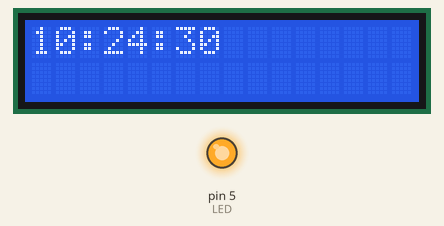
Simulated run of this sketch. Board: Arduino Uno, built with avr-gcc and run on an emulated ATmega328P. On the bench: 16×2 character LCD, output pins drawn as LEDs (lit = HIGH). The local clock reads 2024-03-15 10:24:30 at power-on unless the sketch sets it; what the sketch prints to the serial monitor is not drawn.

Above: at 0.1 s.
At 9.2 s:
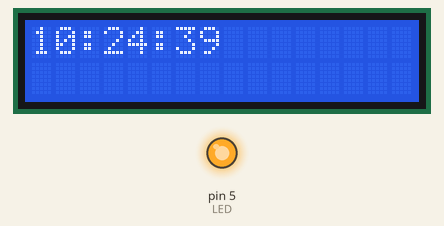
At 19.4 s:
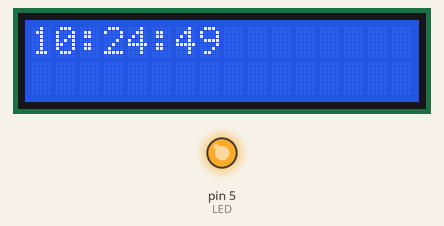
At 38.6 s:
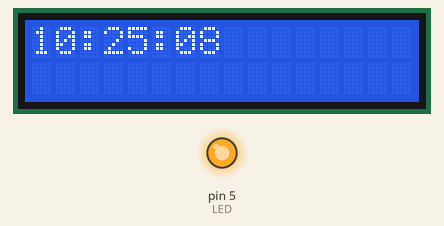
Timing chart, 0 to 40.0 s (numbered marks = the images above):
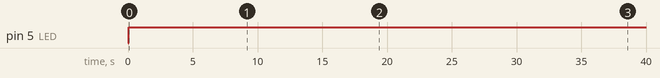

The sketch:

LED_Timer.ino
```cpp
#include "lib.h"
void setup() {
  // put your setup code here, to run once:
  Serial.begin(57600);
  pinMode(LED, OUTPUT);
  lcd.init();
  lcd.backlight();

  if (! rtc.begin()) {
    Serial.println("Couldn't find RTC");
    Serial.flush();
    while (1);
  }
}

void loop() {
  // put your main code here, to run repeatedly:
  DateTime now = rtc.now();

  jam = now.hour();
  menit = now.minute();
  detik = now.second();

  Serial.print("JAM =");
  Serial.println(jam);
  Serial.print("MENIT =");
  Serial.println(menit);
  Serial.print("DETIK =");
  Serial.println(detik);

  hidup_mati();

  if (jam < 10) {
    lcd.setCursor(0, 0);
    lcd.print("0");
    lcd.print(jam);
  }
  else if (jam > 9) {
    lcd.setCursor(0, 0);
    lcd.print("");
    lcd.print(jam);
  }
  if (menit < 10) {
    lcd.setCursor(2, 0);
    lcd.print(":0");
    lcd.print(menit);
  }
  else if (menit > 9) {
    lcd.setCursor(2, 0);
    lcd.print(":");
    lcd.print(menit);
  }
  if (detik < 10) {
    lcd.setCursor(5, 0);
    lcd.print(":0");
    lcd.print(detik);
  }
  else if (detik > 9) {
    lcd.setCursor(5, 0);
    lcd.print(":");
    lcd.print(detik);
  }
  delay(1000);

}
```

hidup_mati.ino
```cpp
/* void LED
 * dibuat pada
 * oleh
 */
void hidup_mati() {

  if (jam == 18 && menit == 20 && detik == 0) {
    digitalWrite(LED, LOW);
    delay(10000);
  }
  else if (jam == 16 && menit == 12) {
    digitalWrite(LED, LOW);
  }
  else {
    digitalWrite(LED, HIGH);
  }
}
```

lib.h
```cpp
#include "RTClib.h"
#include <Wire.h>
#include <LiquidCrystal_I2C.h>

LiquidCrystal_I2C lcd(0x27, 16, 2); // set the LCD address to 0x27 for a 16 chars and 2 line display

RTC_DS3231 rtc;
char daysOfTheWeek[7][12] = {"Sunday", "Monday", "Tuesday", "Wednesday", "Thursday", "Friday", "Saturday"};
const int LED = 5;
int jam, menit, detik;
```

Measured:
- by itself, pin 5 (LED): LOW → HIGH at 0.07 s
- what the display in image 1 shows lasts 1.0 s, from 9.2 s to 10.2 s
